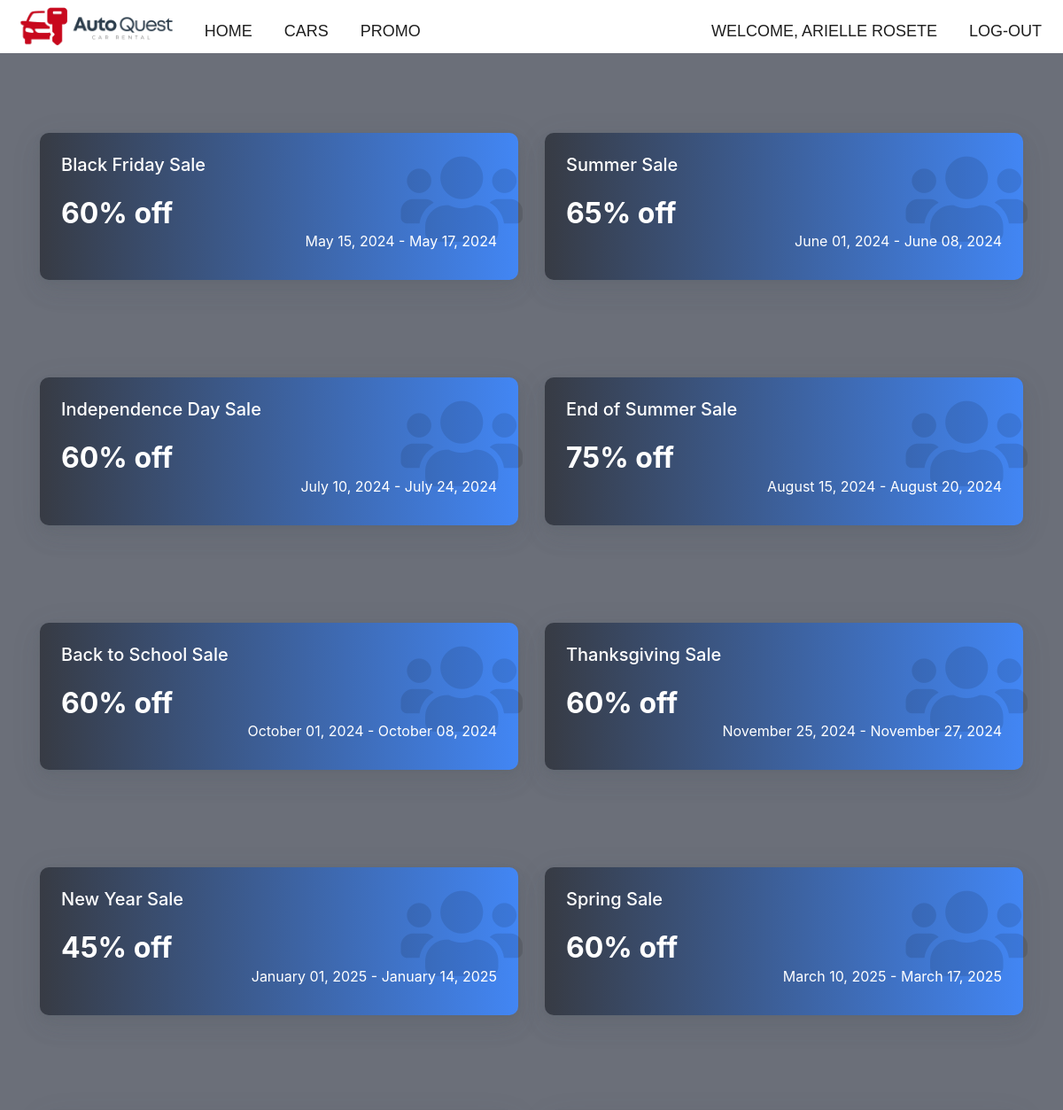
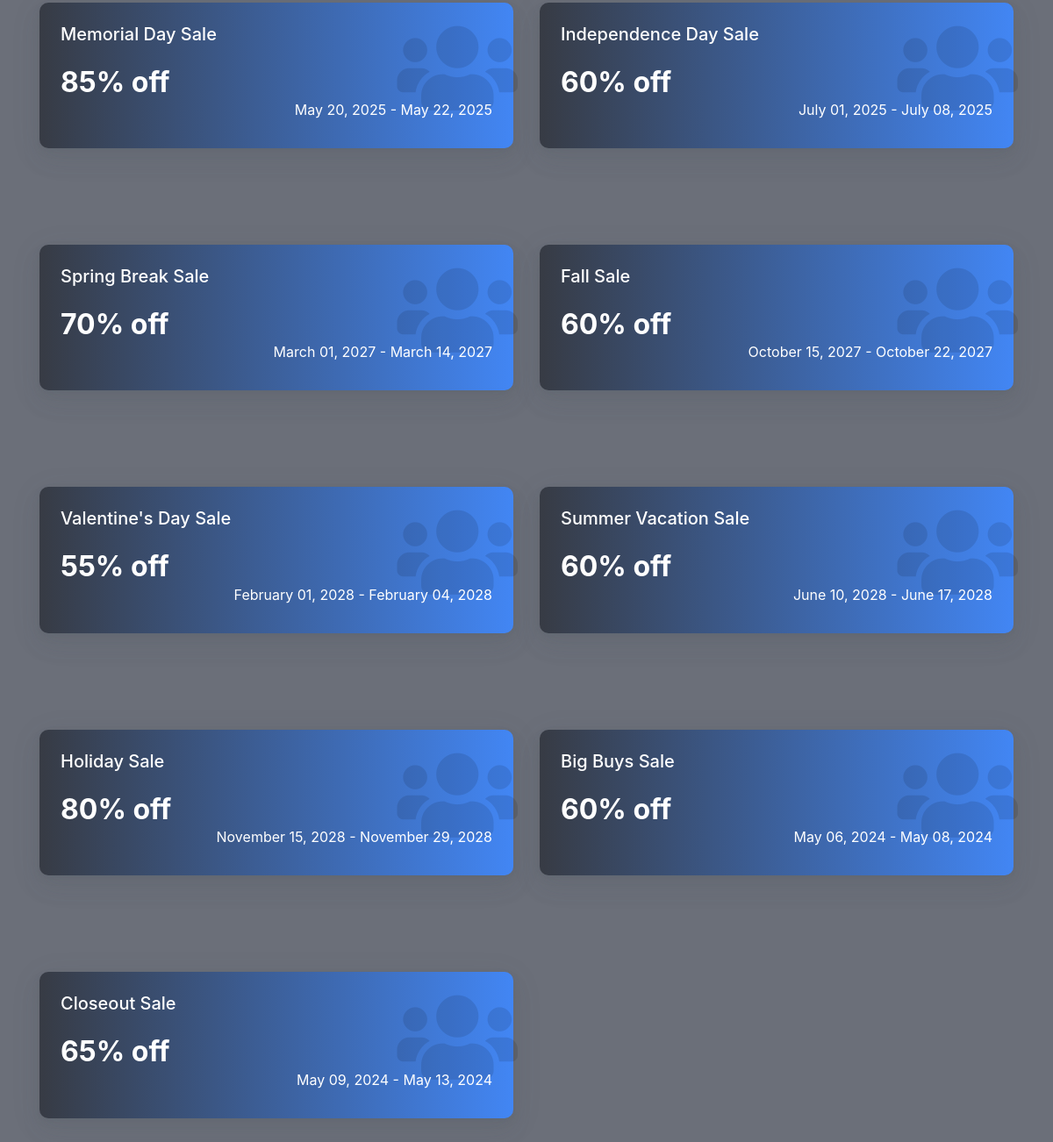
The app's page /promo (signed in) with its own data (2 pictures, top to bottom).
### static/entities.py (models this page shows, shortened)
class User(db.Model,UserMixin):
    __tablename__ = 'user'
    driverLicense = db.Column(db.String(50), primary_key=True)
    name = db.Column(db.String(50), nullable=False)
    email = db.Column(db.String(50), nullable=False)
    verification_code = db.Column(db.String(50), nullable=True)
    addressID = db.Column(db.Integer, db.ForeignKey('address.addressID'), nullable = False)
    passwordHash = db.Column(db.String(length=60),nullable=False)
    type = db.Column(Enum('customer','employee'), default='customer', nullable=False)
    isDeleted = db.Column(db.Boolean, nullable=False, default=False)
    userPhoneNumbers = db.relationship('PhoneNumber', backref='user_owner')
    rents = db.relationship('Rent', backref='renters')
    @property
    def password(self):
        return self.password
    __mapper_args__ = {
        'polymorphic_identity': 'user',
        'polymorphic_on': type
    }

class Promotional(db.Model):
    __tablename__ = 'promotional'
    promotionalID = db.Column(db.Integer, primary_key=True)
    promoName = db.Column(db.String(50), nullable=False)
    classID = db.Column(db.Integer, db.ForeignKey('carClass.carClassID'), nullable=False)
    discountRate = db.Column(db.Integer, nullable=False)
    startPromoDate = db.Column(db.Date, nullable=False)
    endPromoDate = db.Column(db.Date, nullable=False)
    duration = db.Column(db.Integer, nullable=False)
    isDeleted = db.Column(db.Boolean, nullable=False, default=False)
    rents = db.relationship('Rent', backref='promo')

### static/routes.py (the view)
@app.route('/promo', methods=['GET', 'POST'])
def promo():
    promos = db.session.query(Promotional).all()
    return render_template('promo.html', promos=promos)

### static/__init__.py (called while the page is built)
@login_manager.user_loader
def load_user(user_id):
    return entities.User.query.get(user_id)

### static/templates/promo.html (shortened to what this page needs)
{% extends 'base.html'%}
{% block content%}
<html>
<link rel="stylesheet" href="https://cdnjs.cloudflare.com/ajax/libs/font-awesome/5.12.1/css/all.min.css" />
<body class="bodyBG">
<div class="container" >
    <div class="row " >
        {% for promo in promos %}
        <div class="col-xl-6 col-lg-6" >
            <div class="card l-bg-blue-dark">
                <div class="card-statistic-3 p-4">
                    <div class="card-icon card-icon-large"><i class="fas fa-users"></i></div>
                    <div class="mb-4">
                        <h5 class="card-title mb-0">{{promo.promoName}}</h5>
                    </div>
                    <div class="row align-items-center mb-2 d-flex">
                        <div class="col-8" style="font-weight:bold;">
                            <h2 class="d-flex align-items-center mb-0">
                                <b>
                                    {{ '%d' | format(promo.discountRate * 100) }}% off
                                </b>
                            </h2>
                        </div>
                        <div class="col-12 text-right">
                            <span>
                                {{ promo.startPromoDate.strftime('%B %d, %Y') }} - {{ promo.endPromoDate.strftime('%B %d, %Y') }}
                            </span>
                        </div>
                    </div>
                </div>
            </div>
        </div>
        {% endfor %}
    </div>
</div>
</body>
</html>
{% endblock %}

### static/templates/base.html (shortened to what this page needs)
<!doctype html>
<html lang="en">
   <head>
      <link rel="stylesheet" href="https://cdn.jsdelivr.net/npm/bootstrap@4.5.3/dist/css/bootstrap.min.css"
>
   </head>
   <body style="padding-top: 70px;">
    <nav class="navbar navbar-expand-md navbar-dark ">
      <p style="margin-top: 18px;">
        <img src="{{ url_for('static', filename='images/logo-horizontal.png')}}" width="auto" height="70" class="d-inline-block align-top" alt="">
      </p>
      <div class="collapse navbar-collapse" id="navbarNav">
        <ul class="navbar-nav mr-auto">
            <li class="nav-item active">
                <a class="nav-link" data-toggle="tooltip" data-placement="top" title="Main page" href="{{ url_for('index') }}">Home<span class="sr-only">(current)</span></a>
            </li>
            <li class="has-children">
              <a href="{{ url_for('Shop') }}" class="nav-link">Cars</a>
            </li>
            <li class="nav-item active">
              <a class="nav-link" data-toggle="tooltip" data-placement="top" title="Main page" href="{{ url_for('promo') }}">Promo<span class="sr-only">(current)</span></a>
            </li>
        </ul>
        {% if current_user.is_authenticated %}
        <ul class="navbar-nav">
          <li class="nav-item">
            <a class="nav-link"  href="{{ url_for('userPage', user_id=current_user.driverLicense) }}"  data-toggle="tooltip" data-placement="top">Welcome, {{ current_user.name }}</a>
          </li>
        </ul>
        <ul class="navbar-nav">
          <li class="nav-item">
              <a class="nav-link" href="{{ url_for('logout_page') }}" data-toggle="tooltip" data-placement="top" title="Logout">Log-out</a>
          </li>
        </ul>
        {% endif %}
      </div>
    </nav>
  {% block content %}{% endblock %}
  </body>
</html>

### static/templates/promo.html (style rules this page uses)
.bodyBG { background: #6b6f79; }
.card { border-radius: 10px; border: none; position: relative; margin-bottom: 30px; box-shadow: 0 0.46875rem 2.1875rem rgba(90,97,105,0.1), 0 0.9375rem 1.40625rem rgba(90,97,105,0.1), 0 0.25rem 0.53125rem rgba(90,97,105,0.12), 0 0.125rem 0.1875rem rgba(90,97,105,0.1); }
.l-bg-blue-dark { background: linear-gradient(to right, #373b44, #4286f4) !important; color: #fff; }
.card .card-statistic-3 .card-icon-large .fas, .card .card-statistic-3 .card-icon-large .far, .card .card-statistic-3 .card-icon-large .fab, .card .card-statistic-3 .card-icon-large .fal { font-size: 110px; }
.card .card-statistic-3 .card-icon { text-align: center; line-height: 50px; margin-left: 15px; color: #000; position: absolute; right: -5px; top: 20px; opacity: 0.1; }

### static/templates/base.html (style rules this page uses)
.card { margin-top: 10vh; }
nav { display: flex; justify-content: center; align-items: center; height: 60px; background-color: #ffffff; position: fixed !important; width: 100%; top: 0; z-index: 1000 !important; }
nav ul { margin: 0; padding: 0; list-style: none; }
nav li { display: inline-block; margin-left: 20px; padding-top: 15px; position: relative; }
nav a { color: #1e1e1e !important; text-decoration: none; text-transform: uppercase; font-size: 18px; position: relative; font-family: 'Gill Sans', 'Gill Sans MT', Calibri, 'Trebuchet MS', sans-serif; bottom: 2px; }
nav a::before { content: ""; display: block; height: 5px; background-color: #C8081D; position: absolute; top: calc(100% - 5px); width: 0%; transition: all ease-in-out 250ms; }

### records on screen
User: name "ARIELLE ROSETE"
Promotional: promoName "Black Friday Sale", promo.discountRate*100 "60", startPromoDate "May 15, 2024", endPromoDate "May 17, 2024"
Promotional: promoName "Summer Sale", promo.discountRate*100 "65", startPromoDate "June 01, 2024", endPromoDate "June 08, 2024"
Promotional: promoName "Independence Day Sale", promo.discountRate*100 "60", startPromoDate "July 10, 2024", endPromoDate "July 24, 2024"
Promotional: promoName "End of Summer Sale", promo.discountRate*100 "75", startPromoDate "August 15, 2024", endPromoDate "August 20, 2024"
Promotional: promoName "Back to School Sale", promo.discountRate*100 "60", startPromoDate "October 01, 2024", endPromoDate "October 08, 2024"
Promotional: promoName "Thanksgiving Sale", promo.discountRate*100 "60", startPromoDate "November 25, 2024", endPromoDate "November 27, 2024"
Promotional: promoName "New Year Sale", promo.discountRate*100 "45", startPromoDate "January 01, 2025", endPromoDate "January 14, 2025"
Promotional: promoName "Spring Sale", promo.discountRate*100 "60", startPromoDate "March 10, 2025", endPromoDate "March 17, 2025"
Promotional: promoName "Memorial Day Sale", promo.discountRate*100 "85", startPromoDate "May 20, 2025", endPromoDate "May 22, 2025"
Promotional: promoName "Independence Day Sale", promo.discountRate*100 "60", startPromoDate "July 01, 2025", endPromoDate "July 08, 2025"
Promotional: promoName "Spring Break Sale", promo.discountRate*100 "70", startPromoDate "March 01, 2027", endPromoDate "March 14, 2027"
Promotional: promoName "Fall Sale", promo.discountRate*100 "60", startPromoDate "October 15, 2027", endPromoDate "October 22, 2027"
Promotional: promoName "Valentine's Day Sale", promo.discountRate*100 "55", startPromoDate "February 01, 2028", endPromoDate "February 04, 2028"
Promotional: promoName "Summer Vacation Sale", promo.discountRate*100 "60", startPromoDate "June 10, 2028", endPromoDate "June 17, 2028"
Promotional: promoName "Holiday Sale", promo.discountRate*100 "80", startPromoDate "November 15, 2028", endPromoDate "November 29, 2028"
Promotional: promoName "Big Buys Sale", promo.discountRate*100 "60", startPromoDate "May 06, 2024", endPromoDate "May 08, 2024"
Promotional: promoName "Closeout Sale", promo.discountRate*100 "65", startPromoDate "May 09, 2024", endPromoDate "May 13, 2024"
